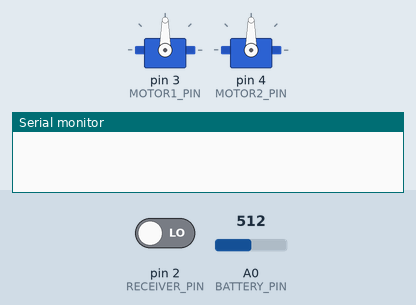
Recording of a sketch running on a simulated Arduino Uno, built with avr-gcc and run on an emulated ATmega328P. Parts: 2 × servo, the last lines printed to the serial monitor. The test bench sets the inputs (shaded band); at power-on: pin 2 (RECEIVER_PIN) LOW, A0 (BATTERY_PIN) = 512.

Above: at 0.1 s.
At 1.1 s:
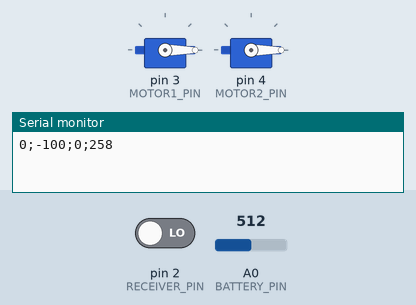
Timing chart, 0 to 2.6 s (numbered marks = the images above):
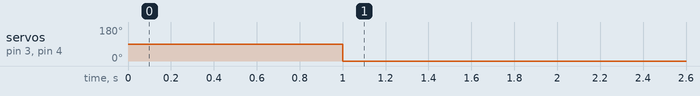

Measured:
- by itself, servo on pin 3 (MOTOR1_PIN), servo on pin 4 (MOTOR2_PIN): 90° → 0° at 1.0 s

The sketch:

sup.ino
```cpp
#include <Servo.h>

#define RECEIVER_PIN 2
#define MOTOR1_PIN 3
#define MOTOR2_PIN 4
#define BATTERY_PIN A0
#define FILTER_TIME 12
#define BATTERY_LOW 235

// Comment out debug to suppress Uart output
#define DEBUG

Servo Motor1;
Servo Motor2;

uint16_t battery_array[FILTER_TIME] = {0};
uint8_t battery_index = 0;

void setup(){
    Serial.begin(115200);
    pinMode(RECEIVER_PIN, INPUT);

    Motor1.attach(MOTOR1_PIN,1000,2000);
    Motor2.attach(MOTOR2_PIN,1000,2000);

    for(uint8_t i = 0; i < FILTER_TIME; i++)
    {
        battery_array[i] = BATTERY_LOW;
    }
}

void loop(){
    int static request = 0;
    int input = pulseIn(RECEIVER_PIN, HIGH);

    int mapped = map(input, 1080, 2130, -100 , 100);
    if (mapped < -100)
    {
        mapped = -100;
    }
    if (mapped > 100)
    {
        mapped = 100;
    }

    if (mapped > 20 && mapped < 95)
    {
        request = request + 5;
    }
    if (mapped > 95)
    {
        request = request + 20;
    }
    if (mapped < -20 && mapped > -95)
    {
        request = request - 5;
    }
    if(mapped < -95)
    {
        request = request - 20;
    }

    if (request < 0)
    {
        request = 0;
    }
    if (request > 100)
    {
        request = 100;
    }

    int out = map(request, 0, 100, 0 , 2130);


    // Filter section to get a senseful battery voltage
    uint32_t battery_sum = 0;
    battery_array[battery_index] = analogRead(BATTERY_PIN);
    battery_index++;
    if (battery_index == FILTER_TIME)
    {
        battery_index = 0;
    }

    for(uint8_t i = 0; i < FILTER_TIME; i++)
    {
        battery_sum = battery_sum + battery_array[i];
    }
    uint16_t battery = battery_sum / FILTER_TIME;


#ifdef DEBUG
    Serial.print(input);
    Serial.print(";");
    Serial.print(mapped);
    Serial.print(";");
    Serial.print(out);
    Serial.print(";");
    Serial.println(battery);
#endif

    if (BATTERY_LOW < battery)
    {
        Motor1.write(out);
        Motor2.write(out);
    }
    else
    {
        Motor1.write(1000);
        Motor2.write(1000);

        delay(900);
    }


    delay(100);
}
```
